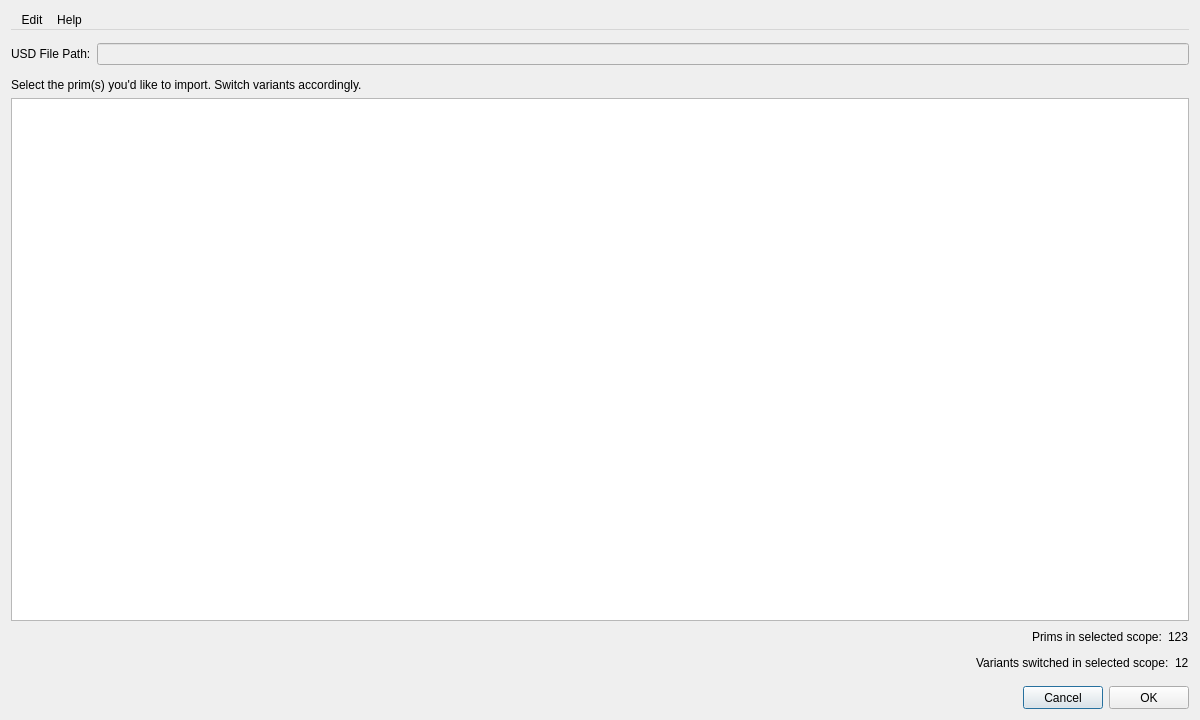
<?xml version="1.0" encoding="UTF-8"?>
<ui version="4.0">
 <class>ImportDialog</class>
 <widget class="QDialog" name="ImportDialog">
  <property name="windowModality">
   <enum>Qt::ApplicationModal</enum>
  </property>
  <property name="geometry">
   <rect>
    <x>0</x>
    <y>0</y>
    <width>1200</width>
    <height>720</height>
   </rect>
  </property>
  <property name="windowTitle">
   <string>Scope and Variants: Hierarchy View</string>
  </property>
  <property name="autoFillBackground">
   <bool>true</bool>
  </property>
  <property name="modal">
   <bool>false</bool>
  </property>
  <layout class="QGridLayout" name="gridLayout">
   <item row="1" column="0">
    <layout class="QHBoxLayout" name="horizontalLayout_4">
     <property name="topMargin">
      <number>7</number>
     </property>
     <property name="bottomMargin">
      <number>7</number>
     </property>
     <item>
      <widget class="QLabel" name="label">
       <property name="autoFillBackground">
        <bool>true</bool>
       </property>
       <property name="text">
        <string>USD File Path:</string>
       </property>
      </widget>
     </item>
     <item>
      <widget class="QLineEdit" name="usdFilePath">
       <property name="enabled">
        <bool>false</bool>
       </property>
       <property name="readOnly">
        <bool>true</bool>
       </property>
      </widget>
     </item>
    </layout>
   </item>
   <item row="6" column="0">
    <layout class="QHBoxLayout" name="horizontalLayout">
     <property name="topMargin">
      <number>7</number>
     </property>
     <item>
      <spacer name="horizontalSpacer">
       <property name="orientation">
        <enum>Qt::Horizontal</enum>
       </property>
       <property name="sizeHint" stdset="0">
        <size>
         <width>40</width>
         <height>20</height>
        </size>
       </property>
      </spacer>
     </item>
     <item>
      <widget class="QPushButton" name="cancelButton">
       <property name="minimumSize">
        <size>
         <width>0</width>
         <height>23</height>
        </size>
       </property>
       <property name="autoFillBackground">
        <bool>true</bool>
       </property>
       <property name="text">
        <string>Cancel</string>
       </property>
      </widget>
     </item>
     <item>
      <widget class="QPushButton" name="applyButton">
       <property name="enabled">
        <bool>true</bool>
       </property>
       <property name="minimumSize">
        <size>
         <width>0</width>
         <height>23</height>
        </size>
       </property>
       <property name="autoFillBackground">
        <bool>true</bool>
       </property>
       <property name="text">
        <string>OK</string>
       </property>
      </widget>
     </item>
    </layout>
   </item>
   <item row="3" column="0">
    <layout class="QVBoxLayout" name="verticalLayout">
     <item>
      <widget class="QTreeView" name="treeView">
       <property name="autoFillBackground">
        <bool>true</bool>
       </property>
       <property name="editTriggers">
        <set>QAbstractItemView::NoEditTriggers</set>
       </property>
       <property name="selectionMode">
        <enum>QAbstractItemView::ExtendedSelection</enum>
       </property>
       <property name="uniformRowHeights">
        <bool>false</bool>
       </property>
      </widget>
     </item>
    </layout>
   </item>
   <item row="4" column="0">
    <layout class="QHBoxLayout" name="horizontalLayout_2">
     <item>
      <spacer name="horizontalSpacer_2">
       <property name="orientation">
        <enum>Qt::Horizontal</enum>
       </property>
       <property name="sizeHint" stdset="0">
        <size>
         <width>40</width>
         <height>20</height>
        </size>
       </property>
      </spacer>
     </item>
     <item>
      <widget class="QLabel" name="label_2">
       <property name="text">
        <string>Prims in selected scope:</string>
       </property>
      </widget>
     </item>
     <item>
      <widget class="QLabel" name="nbPrimsInScopeLabel">
       <property name="text">
        <string>123</string>
       </property>
      </widget>
     </item>
    </layout>
   </item>
   <item row="0" column="0">
    <widget class="QMenuBar" name="menuBar">
     <widget class="QMenu" name="menuEdit">
      <property name="title">
       <string>Edit</string>
      </property>
      <addaction name="actionReset_File"/>
     </widget>
     <widget class="QMenu" name="menuHelp">
      <property name="title">
       <string>Help</string>
      </property>
      <addaction name="actionHelp_on_Hierarchy_View"/>
     </widget>
     <addaction name="menuEdit"/>
     <addaction name="menuHelp"/>
    </widget>
   </item>
   <item row="2" column="0">
    <widget class="QLabel" name="selectPrims">
     <property name="text">
      <string>Select the prim(s) you'd like to import. Switch variants accordingly.</string>
     </property>
    </widget>
   </item>
   <item row="5" column="0">
    <layout class="QHBoxLayout" name="horizontalLayout_5">
     <item>
      <spacer name="horizontalSpacer_3">
       <property name="orientation">
        <enum>Qt::Horizontal</enum>
       </property>
       <property name="sizeHint" stdset="0">
        <size>
         <width>40</width>
         <height>20</height>
        </size>
       </property>
      </spacer>
     </item>
     <item>
      <widget class="QLabel" name="nbVariantsChanged">
       <property name="text">
        <string>Variants switched in selected scope:</string>
       </property>
      </widget>
     </item>
     <item>
      <widget class="QLabel" name="nbVariantsChangedLabel">
       <property name="text">
        <string>12</string>
       </property>
      </widget>
     </item>
    </layout>
   </item>
  </layout>
  <action name="actionEdit">
   <property name="text">
    <string>Edit</string>
   </property>
  </action>
  <action name="actionReset_File">
   <property name="text">
    <string>Reset File</string>
   </property>
  </action>
  <action name="actionHelp_on_Hierarchy_View">
   <property name="text">
    <string>Help on Hierarchy View</string>
   </property>
  </action>
 </widget>
 <resources/>
 <connections>
  <connection>
   <sender>applyButton</sender>
   <signal>clicked()</signal>
   <receiver>ImportDialog</receiver>
   <slot>accept()</slot>
   <hints>
    <hint type="sourcelabel">
     <x>20</x>
     <y>20</y>
    </hint>
    <hint type="destinationlabel">
     <x>20</x>
     <y>20</y>
    </hint>
   </hints>
  </connection>
  <connection>
   <sender>cancelButton</sender>
   <signal>clicked()</signal>
   <receiver>ImportDialog</receiver>
   <slot>reject()</slot>
   <hints>
    <hint type="sourcelabel">
     <x>20</x>
     <y>20</y>
    </hint>
    <hint type="destinationlabel">
     <x>20</x>
     <y>20</y>
    </hint>
   </hints>
  </connection>
 </connections>
 <designerdata>
  <property name="gridDeltaX">
   <number>5</number>
  </property>
  <property name="gridDeltaY">
   <number>5</number>
  </property>
  <property name="gridSnapX">
   <bool>true</bool>
  </property>
  <property name="gridSnapY">
   <bool>true</bool>
  </property>
  <property name="gridVisible">
   <bool>true</bool>
  </property>
 </designerdata>
</ui>
